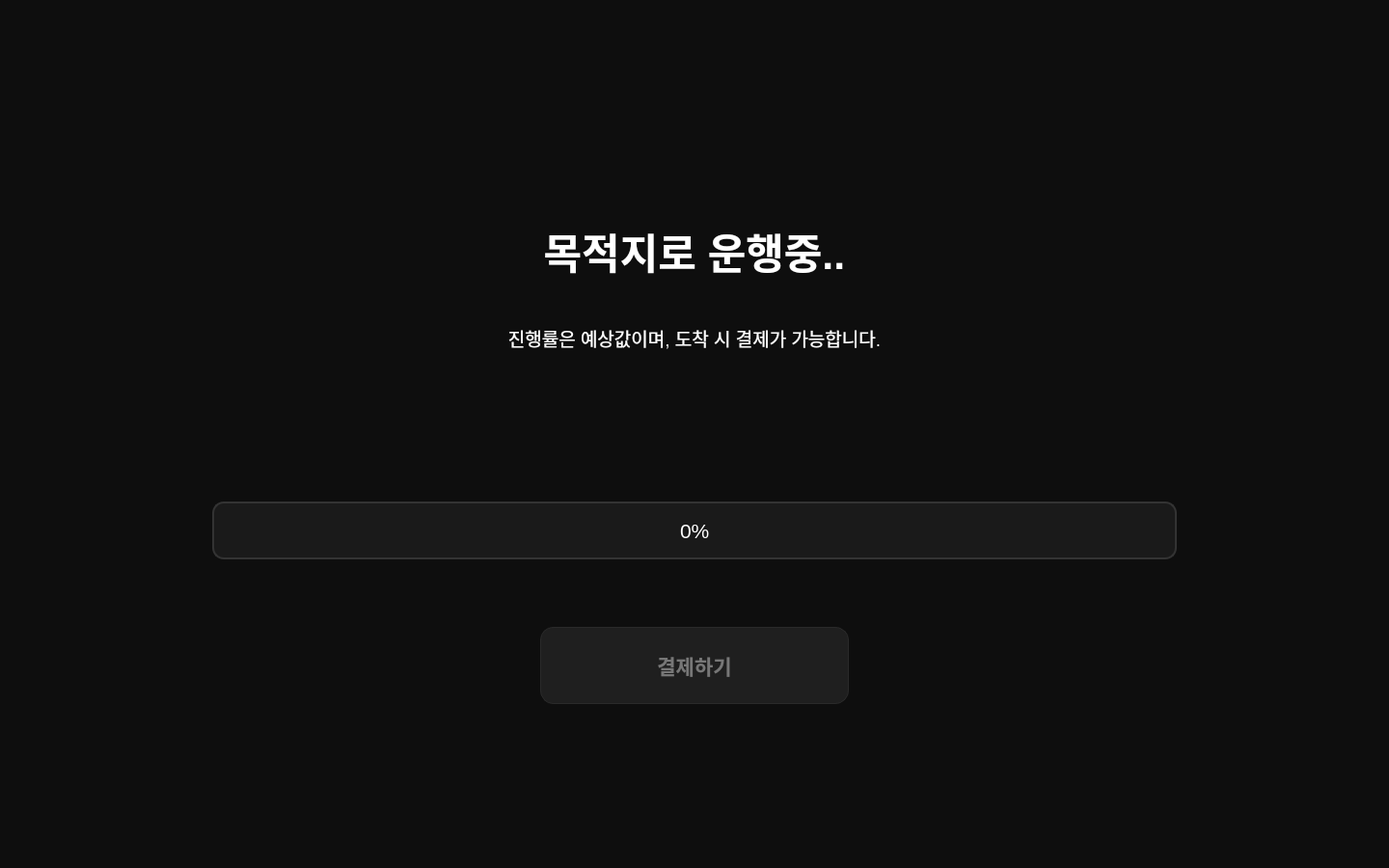
<?xml version="1.0" encoding="UTF-8"?>
<ui version="4.0">
 <class>Form</class>
 <widget class="QWidget" name="Form">
  <property name="geometry">
   <rect><x>0</x><y>0</y><width>1440</width><height>900</height></rect>
  </property>
  <property name="minimumSize">
   <size><width>1440</width><height>900</height></size>
  </property>
  <property name="maximumSize">
   <size><width>1440</width><height>900</height></size>
  </property>
  <property name="windowTitle">
   <string>Moving</string>
  </property>

  <property name="styleSheet">
   <string notr="true">
    QWidget#Form { background-color: #0E0E0E; }
    QLabel { color: #FFFFFF; }
    QProgressBar {
      border: 2px solid #333333;
      border-radius: 12px;
      text-align: center;
      font-size: 16pt;
      color: #FFFFFF;
      background-color: #1A1A1A;
    }
    QProgressBar::chunk {
      background-color: #3A86FF;
      border-radius: 10px;
    }
    QPushButton {
      background-color: #2D2D2D;
      color: #FFFFFF;
      border: 1px solid #444444;
      border-radius: 14px;
      padding: 14px 18px;
      font-size: 16pt;
      font-weight: bold;
    }
    QPushButton:disabled {
      background-color: #1F1F1F;
      color: #777777;
      border: 1px solid #2A2A2A;
    }
   </string>
  </property>

  <!-- 큰 상태 텍스트 -->
  <widget class="QLabel" name="lbl_status">
   <property name="geometry">
    <rect><x>0</x><y>200</y><width>1440</width><height>120</height></rect>
   </property>
   <property name="font">
    <font><pointsize>32</pointsize><bold>true</bold></font>
   </property>
   <property name="text">
    <string>목적지로 운행중..</string>
   </property>
   <property name="alignment">
    <set>Qt::AlignCenter</set>
   </property>
  </widget>

  <!-- 보조 안내(선택) -->
  <widget class="QLabel" name="lbl_hint">
   <property name="geometry">
    <rect><x>0</x><y>330</y><width>1440</width><height>40</height></rect>
   </property>
   <property name="font">
    <font><pointsize>14</pointsize></font>
   </property>
   <property name="text">
    <string>진행률은 예상값이며, 도착 시 결제가 가능합니다.</string>
   </property>
   <property name="alignment">
    <set>Qt::AlignCenter</set>
   </property>
  </widget>

  <!-- 진행률 바 (크게) -->
  <widget class="QProgressBar" name="progress_trip">
   <property name="geometry">
    <rect><x>220</x><y>520</y><width>1000</width><height>60</height></rect>
   </property>
   <property name="minimum">
    <number>0</number>
   </property>
   <property name="maximum">
    <number>100</number>
   </property>
   <property name="value">
    <number>0</number>
   </property>
   <property name="format">
    <string>%p%</string>
   </property>
  </widget>

  <!-- 결제 버튼 (도착 시 활성화) -->
  <widget class="QPushButton" name="btn_payment">
   <property name="enabled">
    <bool>false</bool>
   </property>
   <property name="geometry">
    <rect><x>560</x><y>650</y><width>320</width><height>80</height></rect>
   </property>
   <property name="text">
    <string>결제하기</string>
   </property>
  </widget>

 </widget>
 <resources/>
 <connections/>
</ui>
